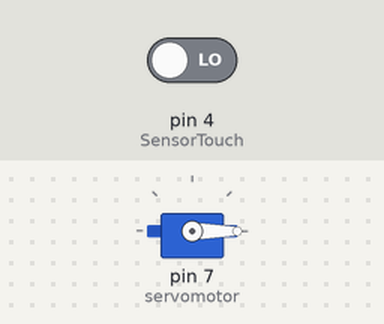
A sketch run on a simulated Arduino Uno, built with avr-gcc and run on an emulated ATmega328P. On the bench: servo. The inputs (shaded band) are chosen by the test bench; at power-on: pin 4 (SensorTouch) LOW.

Above: at 1.2 s.
1.3 s: pin 4 (SensorTouch) driven HIGH
At 2.3 s:
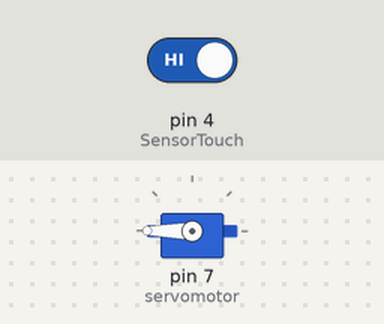
2.8 s: pin 4 (SensorTouch) driven LOW
At 3.4 s:
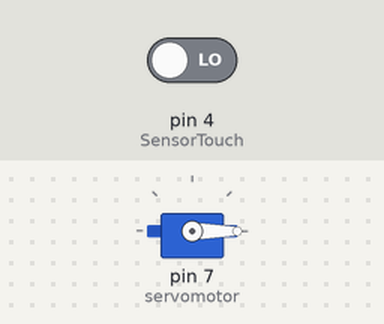
Timing chart, 0 to 5.8 s (numbered marks = the images above; inputs shaded):
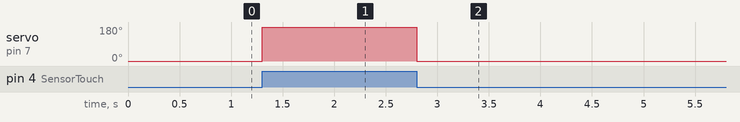

Measured:
- after the input at 1.3 s, servo on pin 7 (servomotor): 0° → 180° at once
- after the input at 2.8 s, servo on pin 7 (servomotor): 180° → 0° at once

The sketch:

PuertaAutomatizada.ino
```cpp
#include <Servo.h>;
#define SensorTouch 4
 Servo servomotor;
 int touch;

void setup() {
  Serial.begin(9600);
  pinMode(SensorTouch,INPUT);
  servomotor.attach(7);
}

void loop() {
  touch = digitalRead(SensorTouch);
  if (touch == HIGH) {
    servomotor.write(180);
    delay(500);
  }
  else {
    servomotor.write(0);
  }
}
```
